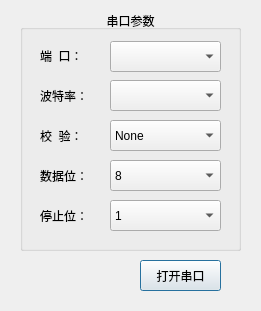
<?xml version="1.0" encoding="UTF-8"?>
<ui version="4.0">
 <class>Serial</class>
 <widget class="QDialog" name="Serial">
  <property name="geometry">
   <rect>
    <x>0</x>
    <y>0</y>
    <width>261</width>
    <height>311</height>
   </rect>
  </property>
  <property name="windowTitle">
   <string>Dialog</string>
  </property>
  <widget class="QGroupBox" name="groupBox">
   <property name="geometry">
    <rect>
     <x>20</x>
     <y>10</y>
     <width>221</width>
     <height>241</height>
    </rect>
   </property>
   <property name="title">
    <string>串口参数</string>
   </property>
   <property name="alignment">
    <set>Qt::AlignCenter</set>
   </property>
   <widget class="QLabel" name="label_5">
    <property name="geometry">
     <rect>
      <x>20</x>
      <y>190</y>
      <width>51</width>
      <height>31</height>
     </rect>
    </property>
    <property name="text">
     <string>停止位：</string>
    </property>
   </widget>
   <widget class="QLabel" name="label_4">
    <property name="geometry">
     <rect>
      <x>20</x>
      <y>150</y>
      <width>51</width>
      <height>31</height>
     </rect>
    </property>
    <property name="text">
     <string>数据位：</string>
    </property>
   </widget>
   <widget class="QLabel" name="label_2">
    <property name="geometry">
     <rect>
      <x>20</x>
      <y>30</y>
      <width>51</width>
      <height>31</height>
     </rect>
    </property>
    <property name="text">
     <string>端  口：</string>
    </property>
   </widget>
   <widget class="QLabel" name="label_3">
    <property name="geometry">
     <rect>
      <x>20</x>
      <y>70</y>
      <width>51</width>
      <height>31</height>
     </rect>
    </property>
    <property name="text">
     <string>波特率：</string>
    </property>
   </widget>
   <widget class="QLabel" name="label_6">
    <property name="geometry">
     <rect>
      <x>20</x>
      <y>110</y>
      <width>51</width>
      <height>31</height>
     </rect>
    </property>
    <property name="text">
     <string>校  验：</string>
    </property>
   </widget>
   <widget class="QComboBox" name="comboBox_Com">
    <property name="geometry">
     <rect>
      <x>90</x>
      <y>31</y>
      <width>111</width>
      <height>31</height>
     </rect>
    </property>
    <item>
     <property name="text">
      <string/>
     </property>
    </item>
   </widget>
   <widget class="QComboBox" name="comboBox_Baud">
    <property name="geometry">
     <rect>
      <x>90</x>
      <y>70</y>
      <width>111</width>
      <height>31</height>
     </rect>
    </property>
   </widget>
   <widget class="QComboBox" name="comboBox_Parity">
    <property name="geometry">
     <rect>
      <x>90</x>
      <y>110</y>
      <width>111</width>
      <height>31</height>
     </rect>
    </property>
    <item>
     <property name="text">
      <string>None</string>
     </property>
    </item>
    <item>
     <property name="text">
      <string>Odd</string>
     </property>
    </item>
    <item>
     <property name="text">
      <string>Even</string>
     </property>
    </item>
   </widget>
   <widget class="QComboBox" name="comboBox_DataBits">
    <property name="geometry">
     <rect>
      <x>90</x>
      <y>150</y>
      <width>111</width>
      <height>31</height>
     </rect>
    </property>
    <item>
     <property name="text">
      <string>8</string>
     </property>
    </item>
    <item>
     <property name="text">
      <string>7</string>
     </property>
    </item>
    <item>
     <property name="text">
      <string>6</string>
     </property>
    </item>
    <item>
     <property name="text">
      <string>5</string>
     </property>
    </item>
   </widget>
   <widget class="QComboBox" name="comboBox_StopBits">
    <property name="geometry">
     <rect>
      <x>90</x>
      <y>190</y>
      <width>111</width>
      <height>31</height>
     </rect>
    </property>
    <item>
     <property name="text">
      <string>1</string>
     </property>
    </item>
    <item>
     <property name="text">
      <string>2</string>
     </property>
    </item>
   </widget>
  </widget>
  <widget class="QPushButton" name="pushButton_Switch">
   <property name="geometry">
    <rect>
     <x>140</x>
     <y>260</y>
     <width>81</width>
     <height>31</height>
    </rect>
   </property>
   <property name="text">
    <string>打开串口</string>
   </property>
  </widget>
 </widget>
 <resources/>
 <connections/>
</ui>
